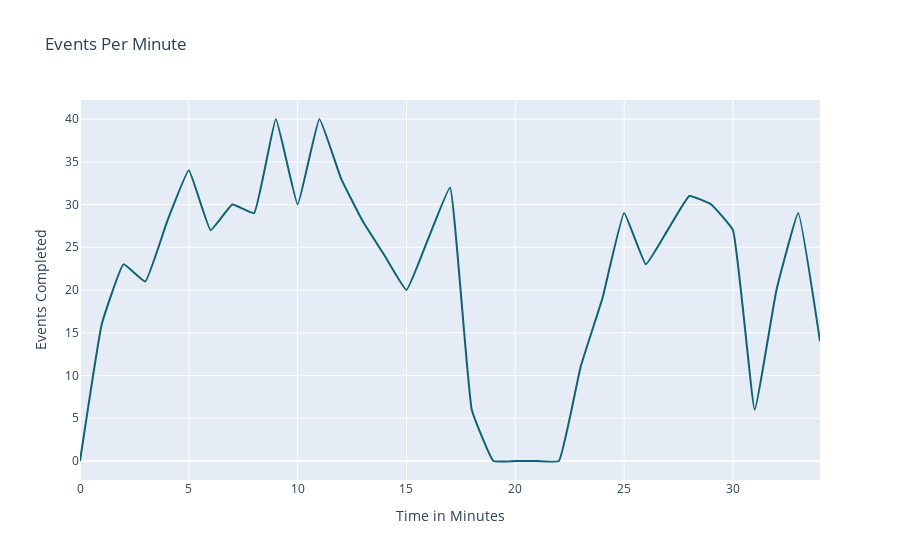

Notebook code cell kept with this figure:
### Code cell
for player in players:
    #print(players[player])
    print("player_id: ",player,"\n\n",string_report(players[player]), sep="")
    plots(players[player])
    
    player_session_data = players[player].copy()
    for session in player_session_data:
        p = player_session_data[session]
        player_session_data[session] = sqldf("SELECT * FROM p LIMIT 1")
        for col in ["idle_time_60","idle_count_60","idle_time_300","idle_count_300","total_stars","new_minigames_completed","total_minigames_done_btn","total_quits","total_restarts","proportion_filled_labels","total_events","profanity_uses"]:
            if(col not in player_session_data[session].columns):
                    player_session_data[session][col] = 0
        if("profane_text" not in player_session_data[session].columns):
            player_session_data[session]["profane_text"] = ""
        player_session_data[session] = pd.Series(player_session_data[session].iloc[0])
    recent_keys = sorted(list(player_session_data.keys()), key=lambda x: x.strip()[-1], reverse=True)
    present = recent_keys[0]
    
    column_nice_format = {"total_stars":"Number of stars earned","total_minigames_done_btn":"Total number of minigames completed",
                         "new_minigames_completed":"Number of new minigames completed","total_events":"Total number of events performed",
                         "total_time":"Total time in session","total_quits":"Total times quitting a minigame",
                         "total_restarts":"Total times restarting a minigame", "idle_time_60":"Total time spent idling for more than 1 minute",
                         "idle_time_300":"Total time spent idling for more than 5 minutes","proportion_filled_labels":"Proportion of encountered labels that were filled"}
        
    print("Unusual activity\n================")
    for col in quartile_dict:
        try:
            if(player_session_data[present][col] < quartile_dict.get(col)[0] or player_session_data[present][col] > quartile_dict.get(col)[1]):
                print(f"!! - {column_nice_format.get(col)} was {player_session_data[present][col]} but is expected to be between {quartile_dict.get(col)[0]} and {quartile_dict.get(col)[1]}")
        except:
            print(f"Error with {col}, please check manually.")
    time_series(players[player][list(players[player].keys())[-1]])

### Figure 1 — Plotly figure (JSON) as saved in the notebook; plotly's stock layout.template omitted (floating-point values rounded to 4 significant figures)
{"data": [{"line": {"color": "#0b6374", "shape": "spline", "smoothing": 0.3}, "mode": "lines", "name": "events_completed_past_minute", "type": "scatter", "x": [0, 1, 2, 3, 4, 5, 6, 7, 8, 9, 10, 11, 12, 13, 14, 15, 16, 17, 18, 19, 20, 21, 22, 23, 24, 25, 26, 27, 28, 29, 30, 31, 32, 33, 34], "y": [0, 16, 23, 21, 28, 34, 27, 30, 29, 40, 30, 40, 33, 28, 24, 20, 26, 32, 6, 0, 0, 0, 0, 11, 19, 29, 23, 27, 31, 30, 27, 6, 20, 29, 14]}], "layout": {"legend": {"orientation": "h"}, "title": {"text": "Events Per Minute"}, "xaxis": {"tickformat": "0:g", "title": {"text": "Time in Minutes"}}, "yaxis": {"tickformat": "0:g", "title": {"text": "Events Completed"}, "type": "linear"}}}
